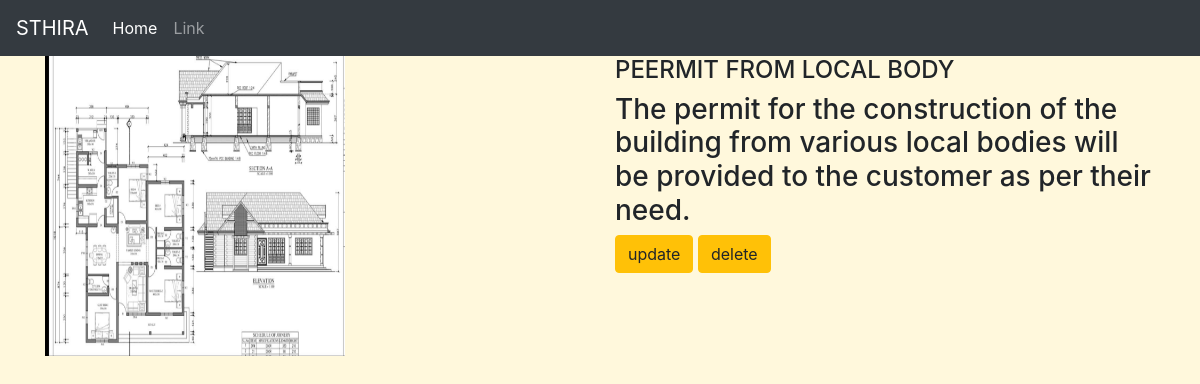
The app's page /service/4/ with its own data.
### sthiraapp/models.py (models this page shows, shortened)
class Service(models.Model):
    type=models.CharField(max_length=500)
    desc=models.TextField()
    img=models.ImageField(upload_to='gallery')

### sthiraapp/views.py (the view)
# urls.py: path('service/<int:service_id>/', views.detail, name='detail'),
def detail(request,service_id):
    det=Service.objects.get(id=service_id)
    return render(request,'detail.html',{'det':det})

### templates/detail.html
{% extends 'base.html' %}
{% block content %}
<div class="container">
    <div class="row">
        <div class="col-md-6">
            <img src="{{ det.img.url }}" width="300px" height="300px" >
        </div>
        <div class="col-md-6">
            <h4>{{det.type}}</h4>
            <h3>{{det.desc}}</h3>
            <a class="btn btn-warning" href="{% url 'sthiraapp:update' det.id %}">update</a>
            <a class="btn btn-warning" href="{% url 'sthiraapp:delete' det.id %}">delete</a>
        </div>
    </div>
</div>
{% endblock %}

### static/style.css (style rules this page uses)
body { background-color:Cornsilk; }

### records on screen
Service: img (picture), type "PEERMIT FROM LOCAL BODY", desc "The permit for the construction of the building from various local bodies will be provided to the customer as per their need."
